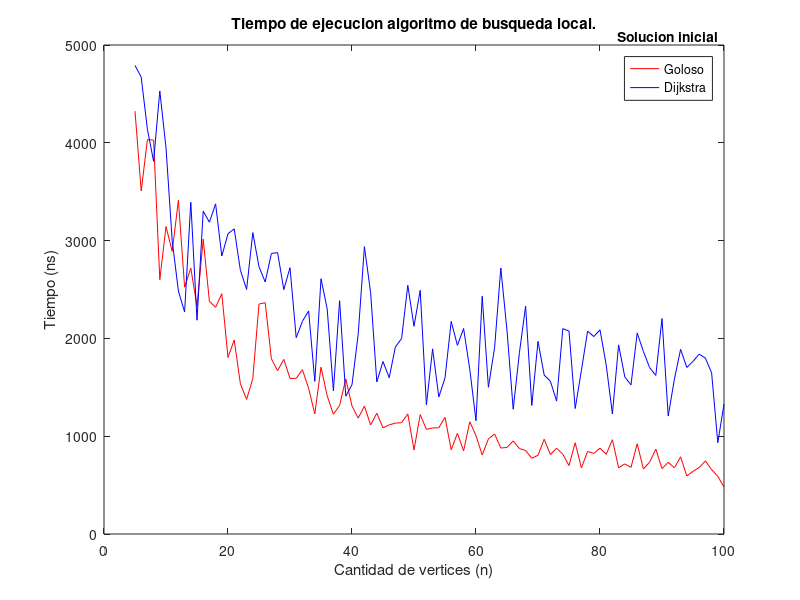

This figure's MATLAB source:
function graficar_busq_local_calidad()

  close all;

datos_m_gol = [5 4324
6 3508
7 4032
8 4028
9 2601
10 3144
11 2890
12 3413
13 2524
14 2719
15 2328
16 3014
17 2379
18 2318
19 2457
20 1805
21 1983
22 1537
23 1376
24 1589
25 2351
26 2365
27 1791
28 1670
29 1786
30 1591
31 1591
32 1680
33 1490
34 1228
35 1706
36 1412
37 1224
38 1315
39 1586
40 1309
41 1185
42 1308
43 1115
44 1235
45 1086
46 1116
47 1134
48 1138
49 1228
50 859
51 1221
52 1070
53 1084
54 1087
55 1193
56 861
57 1029
58 850
59 1148
60 1005
61 808
62 972
63 1023
64 879
65 885
66 952
67 874
68 854
69 774
70 805
71 969
72 812
73 878
74 816
75 700
76 933
77 675
78 844
79 824
80 878
81 815
82 964
83 677
84 717
85 681
86 923
87 665
88 734
89 868
90 668
91 733
92 677
93 789
94 593
95 641
96 680
97 748
98 658
99 590
100 480
]; 
datos_m_dij = [5 4791
6 4671
7 4138
8 3811
9 4530
10 3949
11 2998
12 2485
13 2270
14 3392
15 2186
16 3301
17 3188
18 3376
19 2842
20 3070
21 3120
22 2697
23 2501
24 3082
25 2732
26 2577
27 2869
28 2877
29 2499
30 2723
31 2007
32 2174
33 2281
34 1561
35 2610
36 2301
37 1464
38 2386
39 1409
40 1527
41 2043
42 2938
43 2471
44 1555
45 1764
46 1598
47 1913
48 1999
49 2543
50 2124
51 2492
52 1321
53 1893
54 1401
55 1596
56 2174
57 1929
58 2101
59 1682
60 1158
61 2431
62 1500
63 1906
64 2720
65 2080
66 1276
67 1853
68 2330
69 1314
70 1970
71 1625
72 1562
73 1359
74 2100
75 2075
76 1283
77 1673
78 2075
79 2019
80 2088
81 1729
82 1228
83 1934
84 1606
85 1525
86 2055
87 1867
88 1702
89 1621
90 2203
91 1206
92 1584
93 1888
94 1703
95 1765
96 1840
97 1798
98 1648
99 934
100 1329
]; 


  figure;
  plot(datos_m_gol(:,1), datos_m_gol(:,2), 'r');
  hold on;
  plot(datos_m_dij(:,1), datos_m_dij(:,2), 'b');
  title('Tiempo de ejecucion algoritmo de busqueda local.');
  xlabel('Cantidad de vertices (n)');
  ylabel('Tiempo (ns)');
  hleg = legend({'Goloso', 'Dijkstra'});
  %set(hleg, 'Position', [0.2 0.55 0.3 0.3]);
  set(get(hleg,'Title'),'String','Solucion inicial');
  saveas(gca, ['../graficos/busq_local_calidad.eps'],'epsc');
%   
%   figure;
%   semilogy(datos_m_0_5(:,1), datos_m_0_5(:,2), 'Color', cc(1,:));
%   hold on;
%   semilogy(datos_m_0_8(:,1), datos_m_0_8(:,2), 'Color', cc(2,:));
%   semilogy(datos_m_1(:,1), datos_m_1(:,2), 'Color', cc(3,:));
%   title('Tiempo de ejecucion algoritmo exacto. Escala logaritmica');
%   xlabel('Cantidad de vertices (n)');
%   ylabel('Tiempo (ns)');
%   hleg = legend({'50%', '80%', '100%'});
%   set(hleg, 'Position', [0.2 0.55 0.3 0.3]);
%   set(get(hleg,'Title'),'String','# aristas / # aristas Kn');
%   saveas(gca, ['../graficos/exacto_tiempo_log.eps'],'epsc');
%%
  datos_m_1 = [5 45806
6 26001
7 41114
8 54607
9 77432
10 110316
11 141976
12 164472
13 192901
14 181451
15 141966
16 158105
17 253415
18 399629
19 273453
20 190123
21 327673
22 502661
23 484188
24 550658
25 551715
26 510646
27 353781
28 501151
29 630143
30 727633
31 525171
32 386552
33 720868
34 165543
35 723407
36 388159
37 797409
38 1593140
39 1173210
40 469684
41 1486596
42 1451548
43 1583130
44 2056881
45 1769942
46 732380
47 1048046
48 1591060
49 1044918
50 1677961
51 1238419
52 342689
53 430700
54 2981822
55 1123877
56 2210161
57 1831081
58 1308894
59 2106137
60 2297942
61 3146572
62 1756347
63 2618494
64 3455084
65 4009238
66 3097072
67 3896601
68 704033
69 523623
70 449734
71 4138737
72 2313603
73 4996156
74 2936469
75 2838652
76 2221403
77 3392073
78 4177532
79 4666266
80 4147793
81 6660510
82 1872341
83 6935812
84 2887057
85 5552527
86 1816346
87 7044750
88 1085999
89 902180
90 3873660
91 6383995
92 2548556
93 866661
94 3776349
95 6803079
96 7187546
97 4837991
98 2700192
99 8146311
100 8085914];

  datos_m_0_8 = [5 36447
6 44224
7 67063
8 73944
9 74874
10 58215
11 136645
12 69665
13 97181
14 246043
15 278743
16 225962
17 326990
18 135703
19 291385
20 130235
21 326057
22 56829
23 168020
24 312931
25 381332
26 370262
27 613186
28 488758
29 330231
30 670332
31 684511
32 556730
33 269273
34 144666
35 1135052
36 950394
37 653679
38 585333
39 1399689
40 978353
41 247091
42 184191
43 551810
44 925001
45 570087
46 1099913
47 1527724
48 1923947
49 1881874
50 2074830
51 1055938
52 2280018
53 2221194
54 1112118
55 1570478
56 1432601
57 2188973
58 1501287
59 3290657
60 2275895
61 2996330
62 2418998
63 2102686
64 2304640
65 3814870
66 2703483
67 1797247
68 3805026
69 3276494
70 366335
71 685950
72 1982608
73 2290102
74 3709439
75 2037458
76 716366
77 4523978
78 3904857
79 3358031
80 4509625
81 5574636
82 352907
83 2604014
84 2939993
85 5211883
86 2927251
87 4938913
88 1859812
89 6822380
90 5799253
91 7223606
92 323898
93 2058921
94 3737813
95 6910794
96 1208825
97 6982981
98 2239237
99 3567646
100 5022403];

  datos_m_0_5 = [5 37019
6 52277
7 41593
8 45269
9 94881
10 92445
11 145503
12 115966
13 181186
14 88694
15 217220
16 209388
17 253977
18 212981
19 299993
20 271080
21 225315
22 226413
23 275624
24 391639
25 198219
26 479315
27 295153
28 371649
29 212808
30 724409
31 146376
32 851407
33 870285
34 105497
35 818274
36 535662
37 1033990
38 880765
39 237215
40 1035647
41 476158
42 1222931
43 1289672
44 905779
45 529828
46 1355728
47 1290798
48 617030
49 914586
50 1429333
51 1024217
52 1823480
53 1431077
54 1632979
55 614162
56 258001
57 1736969
58 1323947
59 1712947
60 1693139
61 951351
62 2896069
63 3163780
64 2765076
65 1893076
66 2479377
67 1884312
68 3246971
69 985101
70 2145778
71 3712229
72 2067432
73 220368
74 652833
75 810659
76 2905286
77 3153862
78 4254960
79 3853249
80 781493
81 414097
82 4009993
83 3537616
84 3771542
85 2692745
86 2768706
87 3677434
88 2298099
89 4755050
90 755666
91 3915334
92 4984922
93 1946896
94 4758369
95 3774294
96 6433743
97 3913684
98 6162939
99 4024135
100 5161845];
%%




end